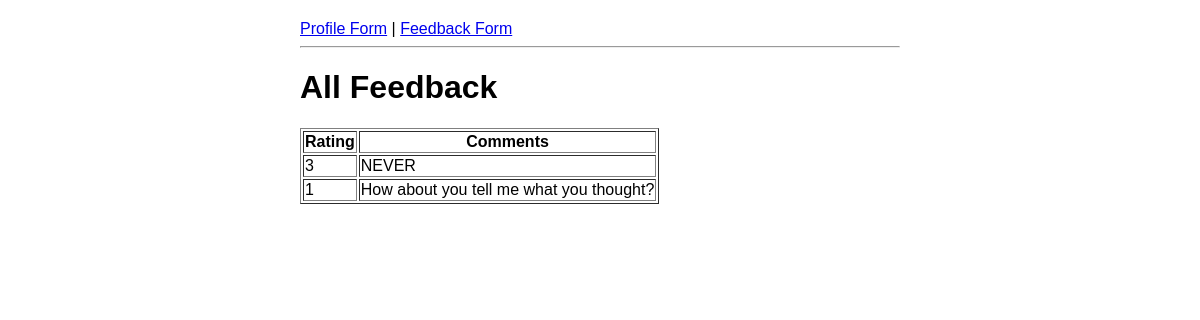
Page /admin/feedback on the committed database.
### app.py (models this page shows)
class Feedback(db.Model):
    id = db.Column(db.Integer, primary_key=True)
    rating = db.Column(db.Integer, nullable=False)
    comment = db.Column(db.Text)
    created_at = db.Column(db.DateTime, default = datetime.now(timezone.utc))

### app.py (the view)
@app.route('/admin/feedback')
def admin_feedback():
    feedbacks = Feedback.query.all()
    return render_template('admin_feedback.html', feedbacks=feedbacks)

### templates/Admin_feedback.html (shortened to what this page needs)
{% extends 'base.html' %}
{% block content %}
<h1>All Feedback</h1>
<table class="table table-striped" border="1">
    <tr>
        <th>Rating</th>
        <th>Comments</th>
    </tr>
    {% for feedback in feedbacks %}
    <tr>
        <td>{{ feedback.rating }}</td>
        <td> {{ feedback.comment }}</td>
    </tr>
    {% endfor %}
</table>
{% endblock %}

### static/style.css (style rules this page uses)
body { font-family: Arial, sans-serif; max-width: 600px; margin: 0 auto; padding: 20px; }

### rows in the picture
Feedback: rating "3", comment "NEVER"
Feedback: rating "1", comment "How about you tell me what you thought?"
